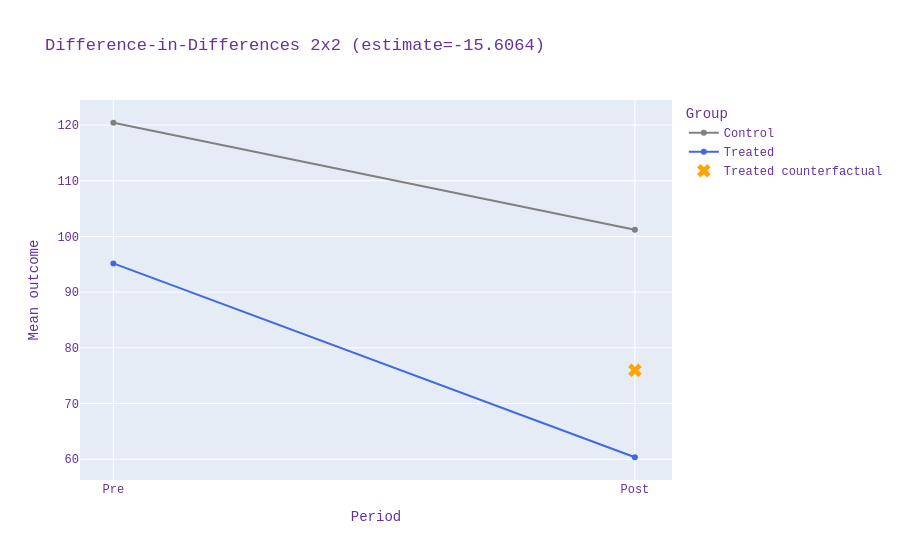
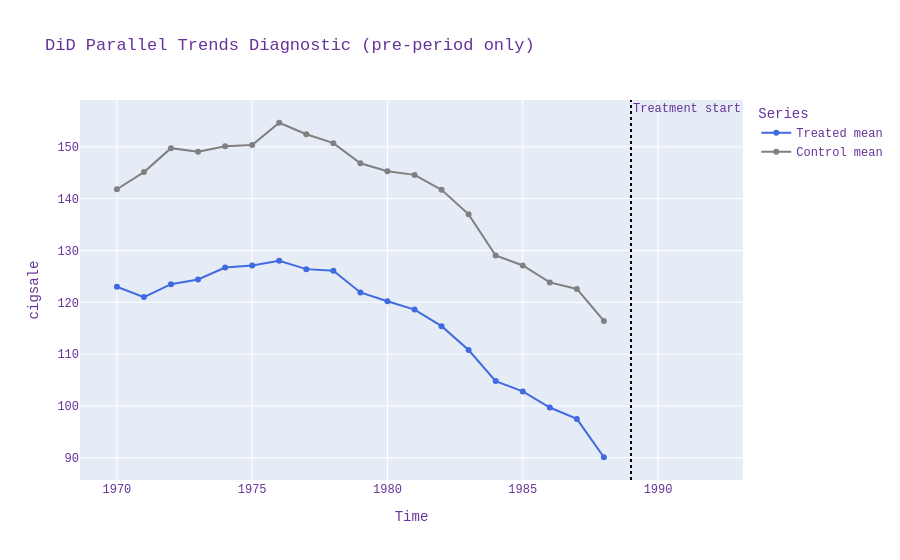
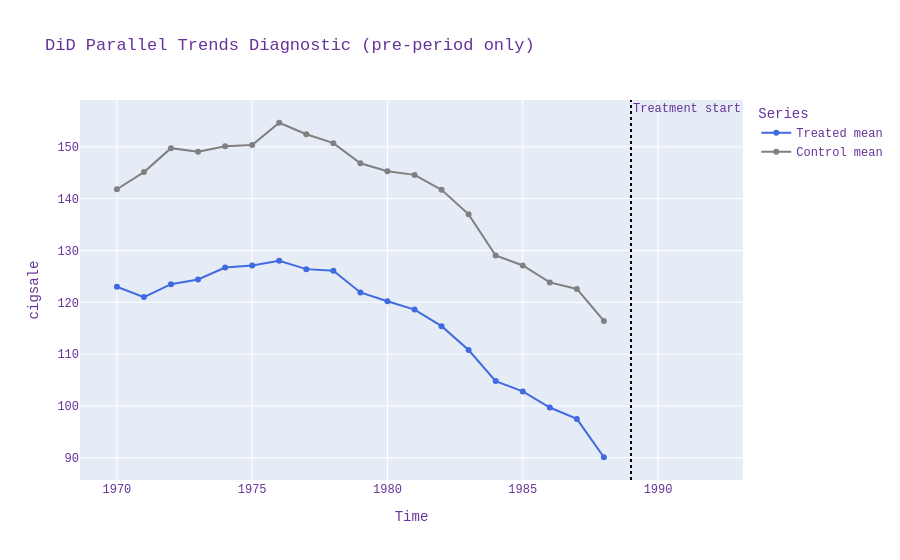

Notebook code for these charts, in order:
### Markdown cell above
## 14. Визуальные диагностики

Что делаем: строим 2x2 диаграмму и график параллельных трендов.

Зачем: быстрый sanity-check, что оценка и предпосылки модели выглядят адекватно на данных.

### Code cell
sdid.plot_2x2()
sdid.plot_parallel_trends(treatment_start=treatment_date, pre_period_only=True)

### Figure 1 — Plotly figure (JSON) as saved in the notebook; plotly's stock layout.template omitted (floating-point values rounded to 4 significant figures)
{"data": [{"line": {"color": "gray"}, "mode": "lines+markers", "name": "Control", "type": "scatter", "x": ["Pre", "Post"], "y": [120.4, 101.2]}, {"line": {"color": "royalblue"}, "mode": "lines+markers", "name": "Treated", "type": "scatter", "x": ["Pre", "Post"], "y": [95.15, 60.35]}, {"marker": {"color": "orange", "size": 12, "symbol": "x"}, "mode": "markers", "name": "Treated counterfactual", "type": "scatter", "x": ["Post"], "y": [75.96]}], "layout": {"font": {"color": "RebeccaPurple", "family": "Courier New, monospace", "size": 12}, "legend": {"title": {"text": "Group"}}, "title": {"text": "Difference-in-Differences 2x2 (estimate=-15.6064)"}, "xaxis": {"title": {"text": "Period"}}, "yaxis": {"title": {"text": "Mean outcome"}}}}

### Figure 2 — Plotly figure (JSON) as saved in the notebook; plotly's stock layout.template omitted (floating-point values rounded to 4 significant figures)
{"data": [{"line": {"color": "royalblue"}, "mode": "lines+markers", "name": "Treated mean", "type": "scatter", "x": ["1970-01-01T00:00:00.000000", "1971-01-01T00:00:00.000000", "1972-01-01T00:00:00.000000", "1973-01-01T00:00:00.000000", "1974-01-01T00:00:00.000000", "1975-01-01T00:00:00.000000", "1976-01-01T00:00:00.000000", "1977-01-01T00:00:00.000000", "1978-01-01T00:00:00.000000", "1979-01-01T00:00:00.000000", "1980-01-01T00:00:00.000000", "1981-01-01T00:00:00.000000", "1982-01-01T00:00:00.000000", "1983-01-01T00:00:00.000000", "1984-01-01T00:00:00.000000", "1985-01-01T00:00:00.000000", "1986-01-01T00:00:00.000000", "1987-01-01T00:00:00.000000", "1988-01-01T00:00:00.000000"], "y": [123.0, 121.0, 123.5, 124.4, 126.7, 127.1, 128.0, 126.4, 126.1, 121.9, 120.2, 118.6, 115.4, 110.8, 104.8, 102.8, 99.7, 97.5, 90.1]}, {"line": {"color": "gray"}, "mode": "lines+markers", "name": "Control mean", "type": "scatter", "x": ["1970-01-01T00:00:00.000000", "1971-01-01T00:00:00.000000", "1972-01-01T00:00:00.000000", "1973-01-01T00:00:00.000000", "1974-01-01T00:00:00.000000", "1975-01-01T00:00:00.000000", "1976-01-01T00:00:00.000000", "1977-01-01T00:00:00.000000", "1978-01-01T00:00:00.000000", "1979-01-01T00:00:00.000000", "1980-01-01T00:00:00.000000", "1981-01-01T00:00:00.000000", "1982-01-01T00:00:00.000000", "1983-01-01T00:00:00.000000", "1984-01-01T00:00:00.000000", "1985-01-01T00:00:00.000000", "1986-01-01T00:00:00.000000", "1987-01-01T00:00:00.000000", "1988-01-01T00:00:00.000000"], "y": [141.8, 145.1, 149.7, 149.0, 150.1, 150.3, 154.6, 152.4, 150.7, 146.8, 145.3, 144.6, 141.7, 137.0, 129.0, 127.1, 123.8, 122.6, 116.4]}], "layout": {"annotations": [{"showarrow": false, "text": "Treatment start", "x": 599616000000, "xanchor": "left", "xref": "x", "y": 1, "yanchor": "top", "yref": "y domain"}], "font": {"color": "RebeccaPurple", "family": "Courier New, monospace", "size": 12}, "legend": {"title": {"text": "Series"}}, "shapes": [{"line": {"color": "black", "dash": "dot"}, "type": "line", "x0": 599616000000, "x1": 599616000000, "xref": "x", "y0": 0, "y1": 1, "yref": "y domain"}], "title": {"text": "DiD Parallel Trends Diagnostic (pre-period only)"}, "xaxis": {"title": {"text": "Time"}}, "yaxis": {"title": {"text": "cigsale"}}}}

### Figure 3 — Plotly figure (JSON) as saved in the notebook; plotly's stock layout.template omitted (floating-point values rounded to 4 significant figures)
{"data": [{"line": {"color": "royalblue"}, "mode": "lines+markers", "name": "Treated mean", "type": "scatter", "x": ["1970-01-01T00:00:00.000000", "1971-01-01T00:00:00.000000", "1972-01-01T00:00:00.000000", "1973-01-01T00:00:00.000000", "1974-01-01T00:00:00.000000", "1975-01-01T00:00:00.000000", "1976-01-01T00:00:00.000000", "1977-01-01T00:00:00.000000", "1978-01-01T00:00:00.000000", "1979-01-01T00:00:00.000000", "1980-01-01T00:00:00.000000", "1981-01-01T00:00:00.000000", "1982-01-01T00:00:00.000000", "1983-01-01T00:00:00.000000", "1984-01-01T00:00:00.000000", "1985-01-01T00:00:00.000000", "1986-01-01T00:00:00.000000", "1987-01-01T00:00:00.000000", "1988-01-01T00:00:00.000000"], "y": [123.0, 121.0, 123.5, 124.4, 126.7, 127.1, 128.0, 126.4, 126.1, 121.9, 120.2, 118.6, 115.4, 110.8, 104.8, 102.8, 99.7, 97.5, 90.1]}, {"line": {"color": "gray"}, "mode": "lines+markers", "name": "Control mean", "type": "scatter", "x": ["1970-01-01T00:00:00.000000", "1971-01-01T00:00:00.000000", "1972-01-01T00:00:00.000000", "1973-01-01T00:00:00.000000", "1974-01-01T00:00:00.000000", "1975-01-01T00:00:00.000000", "1976-01-01T00:00:00.000000", "1977-01-01T00:00:00.000000", "1978-01-01T00:00:00.000000", "1979-01-01T00:00:00.000000", "1980-01-01T00:00:00.000000", "1981-01-01T00:00:00.000000", "1982-01-01T00:00:00.000000", "1983-01-01T00:00:00.000000", "1984-01-01T00:00:00.000000", "1985-01-01T00:00:00.000000", "1986-01-01T00:00:00.000000", "1987-01-01T00:00:00.000000", "1988-01-01T00:00:00.000000"], "y": [141.8, 145.1, 149.7, 149.0, 150.1, 150.3, 154.6, 152.4, 150.7, 146.8, 145.3, 144.6, 141.7, 137.0, 129.0, 127.1, 123.8, 122.6, 116.4]}], "layout": {"annotations": [{"showarrow": false, "text": "Treatment start", "x": 599616000000, "xanchor": "left", "xref": "x", "y": 1, "yanchor": "top", "yref": "y domain"}], "font": {"color": "RebeccaPurple", "family": "Courier New, monospace", "size": 12}, "legend": {"title": {"text": "Series"}}, "shapes": [{"line": {"color": "black", "dash": "dot"}, "type": "line", "x0": 599616000000, "x1": 599616000000, "xref": "x", "y0": 0, "y1": 1, "yref": "y domain"}], "title": {"text": "DiD Parallel Trends Diagnostic (pre-period only)"}, "xaxis": {"title": {"text": "Time"}}, "yaxis": {"title": {"text": "cigsale"}}}}
